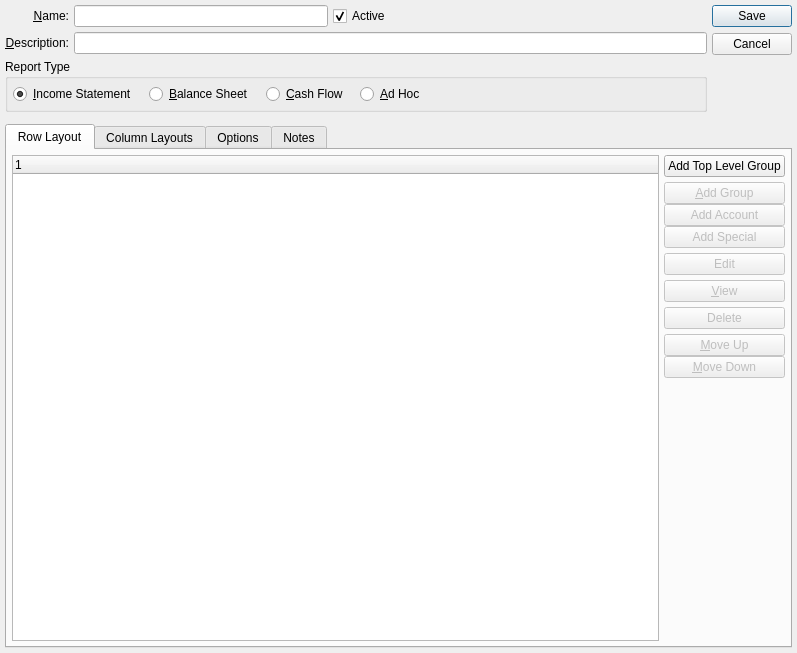
<?xml version="1.0" encoding="UTF-8"?>
<ui version="4.0">
 <comment>This file is part of the xTuple ERP: PostBooks Edition, a free and
open source Enterprise Resource Planning software suite,
Copyright (c) 1999-2018 by OpenMFG LLC, d/b/a xTuple.
It is licensed to you under the Common Public Attribution License
version 1.0, the full text of which (including xTuple-specific Exhibits)
is available at www.xtuple.com/CPAL.  By using this software, you agree
to be bound by its terms.</comment>
 <class>financialLayout</class>
 <widget class="QDialog" name="financialLayout">
  <property name="geometry">
   <rect>
    <x>0</x>
    <y>0</y>
    <width>797</width>
    <height>653</height>
   </rect>
  </property>
  <property name="windowTitle">
   <string>Financial Report</string>
  </property>
  <layout class="QGridLayout">
   <item row="0" column="0">
    <layout class="QGridLayout">
     <property name="verticalSpacing">
      <number>12</number>
     </property>
     <item row="0" column="0">
      <layout class="QHBoxLayout">
       <item>
        <layout class="QVBoxLayout">
         <item>
          <layout class="QHBoxLayout">
           <item>
            <layout class="QVBoxLayout">
             <property name="spacing">
              <number>5</number>
             </property>
             <item>
              <widget class="QLabel" name="_nameLit">
               <property name="text">
                <string>&amp;Name:</string>
               </property>
               <property name="alignment">
                <set>Qt::AlignRight|Qt::AlignTrailing|Qt::AlignVCenter</set>
               </property>
               <property name="buddy">
                <cstring>_name</cstring>
               </property>
              </widget>
             </item>
             <item>
              <widget class="QLabel" name="_descripLit">
               <property name="text">
                <string>&amp;Description:</string>
               </property>
               <property name="alignment">
                <set>Qt::AlignRight|Qt::AlignTrailing|Qt::AlignVCenter</set>
               </property>
               <property name="buddy">
                <cstring>_descrip</cstring>
               </property>
              </widget>
             </item>
            </layout>
           </item>
           <item>
            <layout class="QVBoxLayout">
             <item>
              <layout class="QHBoxLayout">
               <item>
                <layout class="QHBoxLayout">
                 <item>
                  <widget class="XLineEdit" name="_name"/>
                 </item>
                 <item>
                  <widget class="QCheckBox" name="_active">
                   <property name="text">
                    <string>Active</string>
                   </property>
                   <property name="checked">
                    <bool>true</bool>
                   </property>
                  </widget>
                 </item>
                </layout>
               </item>
               <item>
                <spacer>
                 <property name="orientation">
                  <enum>Qt::Horizontal</enum>
                 </property>
                 <property name="sizeType">
                  <enum>QSizePolicy::Expanding</enum>
                 </property>
                 <property name="sizeHint" stdset="0">
                  <size>
                   <width>91</width>
                   <height>20</height>
                  </size>
                 </property>
                </spacer>
               </item>
              </layout>
             </item>
             <item>
              <widget class="XLineEdit" name="_descrip"/>
             </item>
            </layout>
           </item>
          </layout>
         </item>
         <item>
          <layout class="QHBoxLayout">
           <item>
            <widget class="QGroupBox" name="_reportType">
             <property name="title">
              <string>Report Type</string>
             </property>
             <layout class="QGridLayout">
              <item row="0" column="0">
               <layout class="QHBoxLayout">
                <property name="spacing">
                 <number>12</number>
                </property>
                <item>
                 <widget class="QRadioButton" name="_income">
                  <property name="text">
                   <string>&amp;Income Statement</string>
                  </property>
                  <property name="checked">
                   <bool>true</bool>
                  </property>
                 </widget>
                </item>
                <item>
                 <widget class="QRadioButton" name="_balance">
                  <property name="text">
                   <string>&amp;Balance Sheet</string>
                  </property>
                 </widget>
                </item>
                <item>
                 <widget class="QRadioButton" name="_cash">
                  <property name="text">
                   <string>&amp;Cash Flow</string>
                  </property>
                 </widget>
                </item>
                <item>
                 <widget class="QRadioButton" name="_adHoc">
                  <property name="text">
                   <string>&amp;Ad Hoc</string>
                  </property>
                  <property name="checked">
                   <bool>false</bool>
                  </property>
                 </widget>
                </item>
                <item>
                 <spacer>
                  <property name="orientation">
                   <enum>Qt::Horizontal</enum>
                  </property>
                  <property name="sizeHint" stdset="0">
                   <size>
                    <width>0</width>
                    <height>20</height>
                   </size>
                  </property>
                 </spacer>
                </item>
               </layout>
              </item>
             </layout>
            </widget>
           </item>
          </layout>
         </item>
        </layout>
       </item>
       <item>
        <layout class="QVBoxLayout">
         <item>
          <widget class="QDialogButtonBox" name="_buttonBox">
           <property name="orientation">
            <enum>Qt::Vertical</enum>
           </property>
           <property name="standardButtons">
            <set>QDialogButtonBox::Cancel|QDialogButtonBox::Save</set>
           </property>
          </widget>
         </item>
        </layout>
       </item>
      </layout>
     </item>
     <item row="1" column="0">
      <widget class="QTabWidget" name="_tab">
       <property name="sizePolicy">
        <sizepolicy hsizetype="Expanding" vsizetype="Expanding">
         <horstretch>0</horstretch>
         <verstretch>1</verstretch>
        </sizepolicy>
       </property>
       <property name="currentIndex">
        <number>0</number>
       </property>
       <widget class="QWidget" name="_rowLayout">
        <attribute name="title">
         <string>Row Layout</string>
        </attribute>
        <layout class="QGridLayout">
         <item row="0" column="0">
          <widget class="QFrame" name="frame">
           <property name="sizePolicy">
            <sizepolicy hsizetype="Preferred" vsizetype="Expanding">
             <horstretch>0</horstretch>
             <verstretch>1</verstretch>
            </sizepolicy>
           </property>
           <property name="frameShape">
            <enum>QFrame::NoFrame</enum>
           </property>
           <property name="frameShadow">
            <enum>QFrame::Plain</enum>
           </property>
           <layout class="QVBoxLayout">
            <property name="spacing">
             <number>0</number>
            </property>
            <property name="margin">
             <number>0</number>
            </property>
            <item>
             <layout class="QHBoxLayout">
              <property name="spacing">
               <number>5</number>
              </property>
              <item>
               <widget class="XTreeWidget" name="_layout"/>
              </item>
              <item>
               <layout class="QVBoxLayout">
                <property name="spacing">
                 <number>0</number>
                </property>
                <item>
                 <layout class="QVBoxLayout">
                  <property name="spacing">
                   <number>5</number>
                  </property>
                  <item>
                   <widget class="QPushButton" name="_addTopLevelGroup">
                    <property name="text">
                     <string>Add Top Level Group</string>
                    </property>
                   </widget>
                  </item>
                  <item>
                   <layout class="QVBoxLayout">
                    <property name="spacing">
                     <number>0</number>
                    </property>
                    <item>
                     <widget class="QPushButton" name="_addGroup">
                      <property name="enabled">
                       <bool>false</bool>
                      </property>
                      <property name="text">
                       <string>&amp;Add Group</string>
                      </property>
                     </widget>
                    </item>
                    <item>
                     <widget class="QPushButton" name="_addAccount">
                      <property name="enabled">
                       <bool>false</bool>
                      </property>
                      <property name="text">
                       <string>Add Account</string>
                      </property>
                     </widget>
                    </item>
                    <item>
                     <widget class="QPushButton" name="_addSpecial">
                      <property name="enabled">
                       <bool>false</bool>
                      </property>
                      <property name="text">
                       <string>Add Special</string>
                      </property>
                     </widget>
                    </item>
                   </layout>
                  </item>
                  <item>
                   <widget class="QPushButton" name="_edit">
                    <property name="enabled">
                     <bool>false</bool>
                    </property>
                    <property name="text">
                     <string>Edit</string>
                    </property>
                   </widget>
                  </item>
                  <item>
                   <widget class="QPushButton" name="_view">
                    <property name="enabled">
                     <bool>false</bool>
                    </property>
                    <property name="text">
                     <string>&amp;View</string>
                    </property>
                   </widget>
                  </item>
                  <item>
                   <widget class="QPushButton" name="_delete">
                    <property name="enabled">
                     <bool>false</bool>
                    </property>
                    <property name="text">
                     <string>Delete</string>
                    </property>
                   </widget>
                  </item>
                  <item>
                   <layout class="QVBoxLayout">
                    <property name="spacing">
                     <number>0</number>
                    </property>
                    <item>
                     <widget class="QPushButton" name="_moveUp">
                      <property name="enabled">
                       <bool>false</bool>
                      </property>
                      <property name="text">
                       <string>&amp;Move Up</string>
                      </property>
                     </widget>
                    </item>
                    <item>
                     <widget class="QPushButton" name="_moveDown">
                      <property name="enabled">
                       <bool>false</bool>
                      </property>
                      <property name="text">
                       <string>&amp;Move Down</string>
                      </property>
                     </widget>
                    </item>
                   </layout>
                  </item>
                 </layout>
                </item>
                <item>
                 <spacer>
                  <property name="orientation">
                   <enum>Qt::Vertical</enum>
                  </property>
                  <property name="sizeType">
                   <enum>QSizePolicy::Expanding</enum>
                  </property>
                  <property name="sizeHint" stdset="0">
                   <size>
                    <width>20</width>
                    <height>20</height>
                   </size>
                  </property>
                 </spacer>
                </item>
               </layout>
              </item>
             </layout>
            </item>
           </layout>
          </widget>
         </item>
        </layout>
       </widget>
       <widget class="QWidget" name="_columnLayout">
        <attribute name="title">
         <string>Column Layouts</string>
        </attribute>
        <layout class="QGridLayout">
         <item row="0" column="0">
          <layout class="QHBoxLayout">
           <item>
            <widget class="XTreeWidget" name="_layouts"/>
           </item>
           <item>
            <layout class="QVBoxLayout">
             <item>
              <layout class="QVBoxLayout">
               <item>
                <widget class="QPushButton" name="_addCol">
                 <property name="text">
                  <string>&amp;Add</string>
                 </property>
                </widget>
               </item>
               <item>
                <widget class="QPushButton" name="_editCol">
                 <property name="enabled">
                  <bool>false</bool>
                 </property>
                 <property name="text">
                  <string>&amp;Edit</string>
                 </property>
                </widget>
               </item>
               <item>
                <widget class="QPushButton" name="_viewCol">
                 <property name="enabled">
                  <bool>false</bool>
                 </property>
                 <property name="text">
                  <string>&amp;View</string>
                 </property>
                </widget>
               </item>
               <item>
                <widget class="QPushButton" name="_deleteCol">
                 <property name="enabled">
                  <bool>false</bool>
                 </property>
                 <property name="text">
                  <string>&amp;Delete</string>
                 </property>
                </widget>
               </item>
              </layout>
             </item>
             <item>
              <spacer>
               <property name="orientation">
                <enum>Qt::Vertical</enum>
               </property>
               <property name="sizeHint" stdset="0">
                <size>
                 <width>20</width>
                 <height>40</height>
                </size>
               </property>
              </spacer>
             </item>
            </layout>
           </item>
          </layout>
         </item>
        </layout>
       </widget>
       <widget class="QWidget" name="_options">
        <attribute name="title">
         <string>Options</string>
        </attribute>
        <layout class="QGridLayout">
         <item row="0" column="0">
          <layout class="QVBoxLayout">
           <item>
            <layout class="QVBoxLayout">
             <item>
              <layout class="QHBoxLayout">
               <item>
                <widget class="QGroupBox" name="_showTotal">
                 <property name="minimumSize">
                  <size>
                   <width>0</width>
                   <height>70</height>
                  </size>
                 </property>
                 <property name="title">
                  <string>Show Grand Total</string>
                 </property>
                 <property name="checkable">
                  <bool>true</bool>
                 </property>
                 <property name="checked">
                  <bool>false</bool>
                 </property>
                 <layout class="QGridLayout">
                  <property name="margin">
                   <number>6</number>
                  </property>
                  <item row="1" column="2">
                   <widget class="QCheckBox" name="_showCustom">
                    <property name="text">
                     <string>Show Custom</string>
                    </property>
                    <property name="checked">
                     <bool>true</bool>
                    </property>
                   </widget>
                  </item>
                  <item row="1" column="1">
                   <widget class="QCheckBox" name="_showBudget">
                    <property name="text">
                     <string>Show Budget</string>
                    </property>
                    <property name="checked">
                     <bool>true</bool>
                    </property>
                   </widget>
                  </item>
                  <item row="1" column="0">
                   <widget class="QCheckBox" name="_showEnd">
                    <property name="text">
                     <string>Show Ending</string>
                    </property>
                    <property name="checked">
                     <bool>true</bool>
                    </property>
                   </widget>
                  </item>
                  <item row="0" column="2">
                   <widget class="QCheckBox" name="_showDiff">
                    <property name="text">
                     <string>Show Difference</string>
                    </property>
                    <property name="checked">
                     <bool>true</bool>
                    </property>
                   </widget>
                  </item>
                  <item row="0" column="1">
                   <widget class="QCheckBox" name="_showDelta">
                    <property name="text">
                     <string>Show Debits/Credits</string>
                    </property>
                    <property name="checked">
                     <bool>true</bool>
                    </property>
                   </widget>
                  </item>
                  <item row="0" column="0">
                   <widget class="QCheckBox" name="_showStart">
                    <property name="text">
                     <string>Show Beginning</string>
                    </property>
                    <property name="checked">
                     <bool>true</bool>
                    </property>
                   </widget>
                  </item>
                 </layout>
                </widget>
               </item>
              </layout>
             </item>
             <item>
              <widget class="QCheckBox" name="_showGrandTotal">
               <property name="text">
                <string>Show Grand Total</string>
               </property>
              </widget>
             </item>
             <item>
              <widget class="QGroupBox" name="_altLabels">
               <property name="title">
                <string>Alternate Labels</string>
               </property>
               <layout class="QGridLayout">
                <item row="0" column="0">
                 <layout class="QVBoxLayout">
                  <property name="spacing">
                   <number>0</number>
                  </property>
                  <item>
                   <layout class="QGridLayout">
                    <item row="0" column="0">
                     <widget class="QCheckBox" name="_altBegin">
                      <property name="text">
                       <string>Alternate Begining Balance:</string>
                      </property>
                     </widget>
                    </item>
                    <item row="0" column="1">
                     <widget class="QLineEdit" name="_altBeginText">
                      <property name="enabled">
                       <bool>false</bool>
                      </property>
                     </widget>
                    </item>
                    <item row="1" column="0">
                     <widget class="QCheckBox" name="_altEnd">
                      <property name="text">
                       <string>Alternate Ending Balance:</string>
                      </property>
                     </widget>
                    </item>
                    <item row="1" column="1">
                     <widget class="QLineEdit" name="_altEndText">
                      <property name="enabled">
                       <bool>false</bool>
                      </property>
                     </widget>
                    </item>
                    <item row="2" column="0">
                     <widget class="QCheckBox" name="_altDebits">
                      <property name="text">
                       <string>Alternate Debits:</string>
                      </property>
                     </widget>
                    </item>
                    <item row="2" column="1">
                     <widget class="QLineEdit" name="_altDebitsText">
                      <property name="enabled">
                       <bool>false</bool>
                      </property>
                     </widget>
                    </item>
                    <item row="3" column="0">
                     <widget class="QCheckBox" name="_altCredits">
                      <property name="text">
                       <string>Alternate Credits:</string>
                      </property>
                     </widget>
                    </item>
                    <item row="3" column="1">
                     <widget class="QLineEdit" name="_altCreditsText">
                      <property name="enabled">
                       <bool>false</bool>
                      </property>
                     </widget>
                    </item>
                    <item row="4" column="0">
                     <widget class="QCheckBox" name="_altBudget">
                      <property name="text">
                       <string>Alternate Budget:</string>
                      </property>
                     </widget>
                    </item>
                    <item row="4" column="1">
                     <widget class="QLineEdit" name="_altBudgetText">
                      <property name="enabled">
                       <bool>false</bool>
                      </property>
                     </widget>
                    </item>
                    <item row="5" column="0">
                     <widget class="QCheckBox" name="_altDiff">
                      <property name="text">
                       <string>Alternate Difference:</string>
                      </property>
                     </widget>
                    </item>
                    <item row="5" column="1">
                     <widget class="QLineEdit" name="_altDiffText">
                      <property name="enabled">
                       <bool>false</bool>
                      </property>
                     </widget>
                    </item>
                    <item row="6" column="0">
                     <widget class="QCheckBox" name="_altTotal">
                      <property name="enabled">
                       <bool>false</bool>
                      </property>
                      <property name="text">
                       <string>Alternate Grand Total:</string>
                      </property>
                     </widget>
                    </item>
                    <item row="6" column="1">
                     <widget class="QLineEdit" name="_altTotalText">
                      <property name="enabled">
                       <bool>false</bool>
                      </property>
                     </widget>
                    </item>
                    <item row="7" column="0">
                     <widget class="QLabel" name="_customLit">
                      <property name="text">
                       <string>Alternate Custom Label:</string>
                      </property>
                      <property name="buddy">
                       <cstring>_customText</cstring>
                      </property>
                     </widget>
                    </item>
                    <item row="7" column="1">
                     <widget class="QLineEdit" name="_customText">
                      <property name="enabled">
                       <bool>true</bool>
                      </property>
                     </widget>
                    </item>
                   </layout>
                  </item>
                 </layout>
                </item>
               </layout>
              </widget>
             </item>
            </layout>
           </item>
           <item>
            <spacer>
             <property name="orientation">
              <enum>Qt::Vertical</enum>
             </property>
             <property name="sizeType">
              <enum>QSizePolicy::Expanding</enum>
             </property>
             <property name="sizeHint" stdset="0">
              <size>
               <width>550</width>
               <height>20</height>
              </size>
             </property>
            </spacer>
           </item>
          </layout>
         </item>
        </layout>
       </widget>
       <widget class="QWidget" name="_notesTab">
        <attribute name="title">
         <string>Notes</string>
        </attribute>
        <layout class="QGridLayout" name="gridLayout_13">
         <item row="0" column="0">
          <widget class="XTextEdit" name="_notes"/>
         </item>
        </layout>
       </widget>
      </widget>
     </item>
    </layout>
   </item>
  </layout>
 </widget>
 <layoutdefault spacing="5" margin="5"/>
 <customwidgets>
  <customwidget>
   <class>XLineEdit</class>
   <extends>QLineEdit</extends>
   <header>xlineedit.h</header>
   <container>1</container>
  </customwidget>
  <customwidget>
   <class>XTreeWidget</class>
   <extends>QTreeWidget</extends>
   <header>xtreewidget.h</header>
   <container>1</container>
  </customwidget>
  <customwidget>
   <class>XTextEdit</class>
   <extends>QTextEdit</extends>
   <header>xtextedit.h</header>
  </customwidget>
 </customwidgets>
 <tabstops>
  <tabstop>_name</tabstop>
  <tabstop>_active</tabstop>
  <tabstop>_descrip</tabstop>
  <tabstop>_income</tabstop>
  <tabstop>_balance</tabstop>
  <tabstop>_cash</tabstop>
  <tabstop>_adHoc</tabstop>
  <tabstop>_tab</tabstop>
  <tabstop>_addTopLevelGroup</tabstop>
  <tabstop>_addGroup</tabstop>
  <tabstop>_addAccount</tabstop>
  <tabstop>_addSpecial</tabstop>
  <tabstop>_edit</tabstop>
  <tabstop>_delete</tabstop>
  <tabstop>_moveUp</tabstop>
  <tabstop>_moveDown</tabstop>
  <tabstop>_layout</tabstop>
  <tabstop>_addCol</tabstop>
  <tabstop>_editCol</tabstop>
  <tabstop>_deleteCol</tabstop>
  <tabstop>_layouts</tabstop>
  <tabstop>_showStart</tabstop>
  <tabstop>_showEnd</tabstop>
  <tabstop>_showDelta</tabstop>
  <tabstop>_showBudget</tabstop>
  <tabstop>_showDiff</tabstop>
  <tabstop>_showCustom</tabstop>
  <tabstop>_showGrandTotal</tabstop>
  <tabstop>_altBegin</tabstop>
  <tabstop>_altBeginText</tabstop>
  <tabstop>_altEnd</tabstop>
  <tabstop>_altEndText</tabstop>
  <tabstop>_altDebits</tabstop>
  <tabstop>_altDebitsText</tabstop>
  <tabstop>_altCredits</tabstop>
  <tabstop>_altCreditsText</tabstop>
  <tabstop>_altBudget</tabstop>
  <tabstop>_altBudgetText</tabstop>
  <tabstop>_altDiff</tabstop>
  <tabstop>_altDiffText</tabstop>
  <tabstop>_altTotal</tabstop>
  <tabstop>_altTotalText</tabstop>
  <tabstop>_customText</tabstop>
 </tabstops>
 <resources/>
 <connections>
  <connection>
   <sender>_altBegin</sender>
   <signal>toggled(bool)</signal>
   <receiver>_altBeginText</receiver>
   <slot>setEnabled(bool)</slot>
   <hints>
    <hint type="sourcelabel">
     <x>115</x>
     <y>325</y>
    </hint>
    <hint type="destinationlabel">
     <x>380</x>
     <y>325</y>
    </hint>
   </hints>
  </connection>
  <connection>
   <sender>_altEnd</sender>
   <signal>toggled(bool)</signal>
   <receiver>_altEndText</receiver>
   <slot>setEnabled(bool)</slot>
   <hints>
    <hint type="sourcelabel">
     <x>115</x>
     <y>349</y>
    </hint>
    <hint type="destinationlabel">
     <x>380</x>
     <y>349</y>
    </hint>
   </hints>
  </connection>
  <connection>
   <sender>_altDebits</sender>
   <signal>toggled(bool)</signal>
   <receiver>_altDebitsText</receiver>
   <slot>setEnabled(bool)</slot>
   <hints>
    <hint type="sourcelabel">
     <x>115</x>
     <y>373</y>
    </hint>
    <hint type="destinationlabel">
     <x>380</x>
     <y>373</y>
    </hint>
   </hints>
  </connection>
  <connection>
   <sender>_altCredits</sender>
   <signal>toggled(bool)</signal>
   <receiver>_altCreditsText</receiver>
   <slot>setEnabled(bool)</slot>
   <hints>
    <hint type="sourcelabel">
     <x>115</x>
     <y>397</y>
    </hint>
    <hint type="destinationlabel">
     <x>380</x>
     <y>404</y>
    </hint>
   </hints>
  </connection>
  <connection>
   <sender>_altDiff</sender>
   <signal>toggled(bool)</signal>
   <receiver>_altDiffText</receiver>
   <slot>setEnabled(bool)</slot>
   <hints>
    <hint type="sourcelabel">
     <x>115</x>
     <y>445</y>
    </hint>
    <hint type="destinationlabel">
     <x>380</x>
     <y>445</y>
    </hint>
   </hints>
  </connection>
  <connection>
   <sender>_altBudget</sender>
   <signal>toggled(bool)</signal>
   <receiver>_altBudgetText</receiver>
   <slot>setEnabled(bool)</slot>
   <hints>
    <hint type="sourcelabel">
     <x>115</x>
     <y>421</y>
    </hint>
    <hint type="destinationlabel">
     <x>380</x>
     <y>421</y>
    </hint>
   </hints>
  </connection>
  <connection>
   <sender>_altTotal</sender>
   <signal>toggled(bool)</signal>
   <receiver>_altTotalText</receiver>
   <slot>setEnabled(bool)</slot>
   <hints>
    <hint type="sourcelabel">
     <x>115</x>
     <y>469</y>
    </hint>
    <hint type="destinationlabel">
     <x>380</x>
     <y>469</y>
    </hint>
   </hints>
  </connection>
  <connection>
   <sender>_showGrandTotal</sender>
   <signal>toggled(bool)</signal>
   <receiver>_altTotal</receiver>
   <slot>setEnabled(bool)</slot>
   <hints>
    <hint type="sourcelabel">
     <x>299</x>
     <y>275</y>
    </hint>
    <hint type="destinationlabel">
     <x>115</x>
     <y>469</y>
    </hint>
   </hints>
  </connection>
  <connection>
   <sender>_showTotal</sender>
   <signal>toggled(bool)</signal>
   <receiver>_altTotal</receiver>
   <slot>setEnabled(bool)</slot>
   <hints>
    <hint type="sourcelabel">
     <x>299</x>
     <y>224</y>
    </hint>
    <hint type="destinationlabel">
     <x>115</x>
     <y>469</y>
    </hint>
   </hints>
  </connection>
  <connection>
   <sender>_buttonBox</sender>
   <signal>rejected()</signal>
   <receiver>financialLayout</receiver>
   <slot>reject()</slot>
   <hints>
    <hint type="sourcelabel">
     <x>745</x>
     <y>92</y>
    </hint>
    <hint type="destinationlabel">
     <x>399</x>
     <y>339</y>
    </hint>
   </hints>
  </connection>
 </connections>
</ui>
